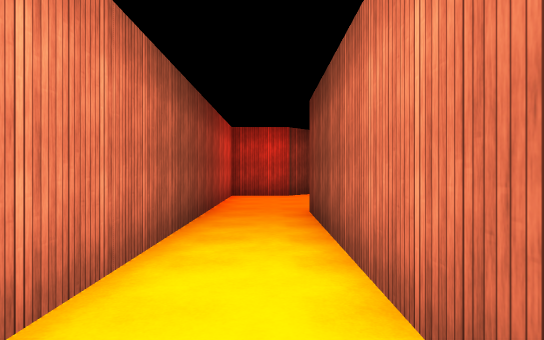
[1] (above)

16 first-person views from a walk through a 3-D level made in the Unity game engine. The camera is 1.5 m above the floor, looks level and sees 75° across. The floor is counted in squares, 2 m on a side. Each view is taken from the middle of a square. On the plan, view 1 faces up. The plan holds only what a view shows up to about 11 squares ahead; the rest is blank. The place goes on beyond the plan. Surface patterns are stand-ins for the level's own textures.

[2]
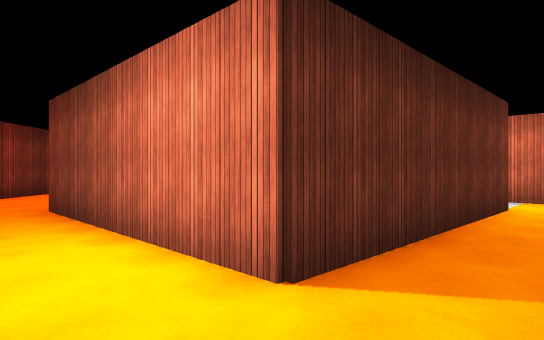

[3]
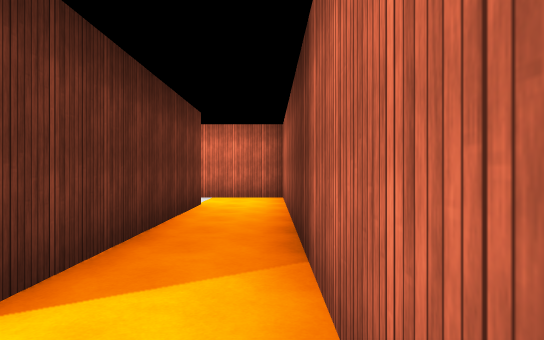

[4]
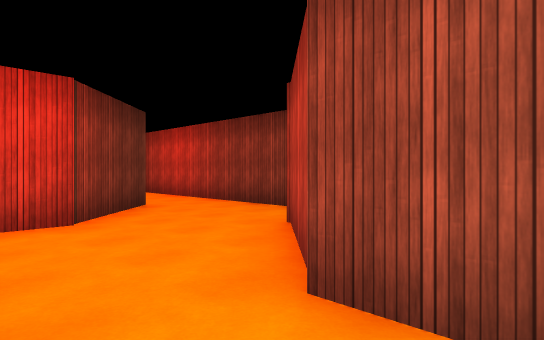

[5]
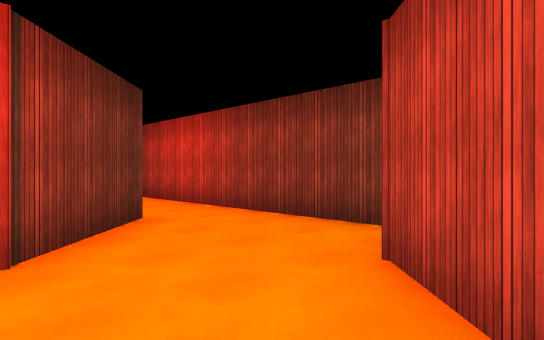

[6]
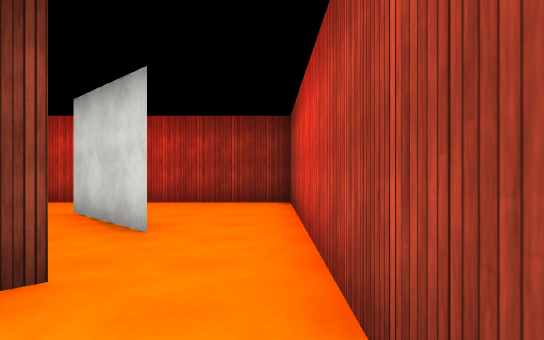

[7]
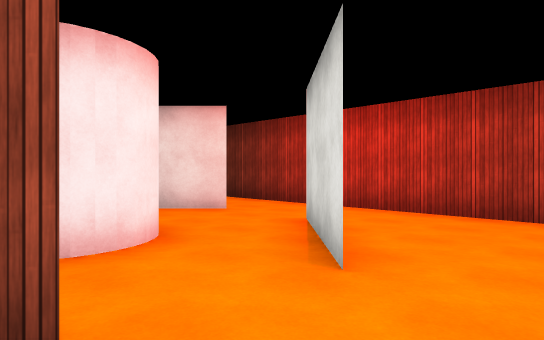

[8]
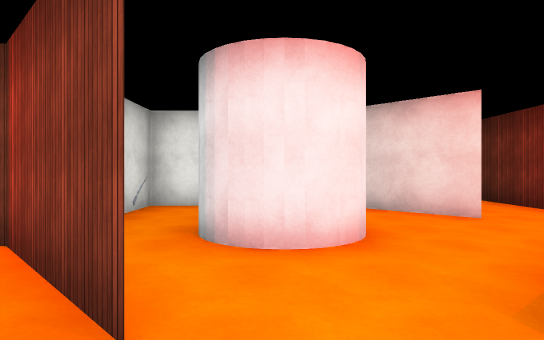

[9]
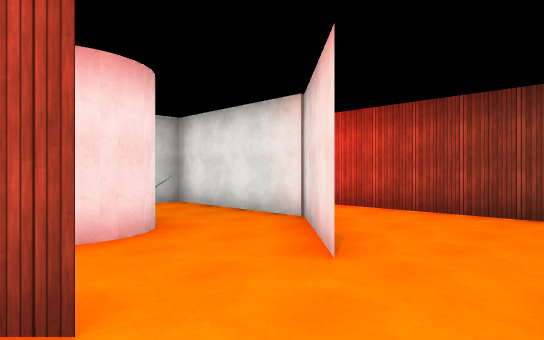

[10]
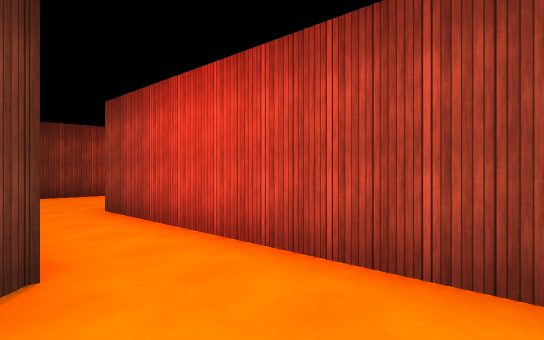

[11]
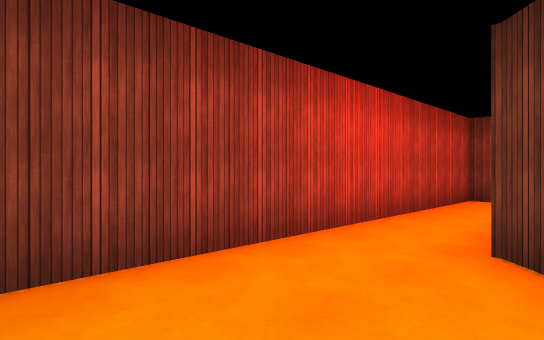

[12]
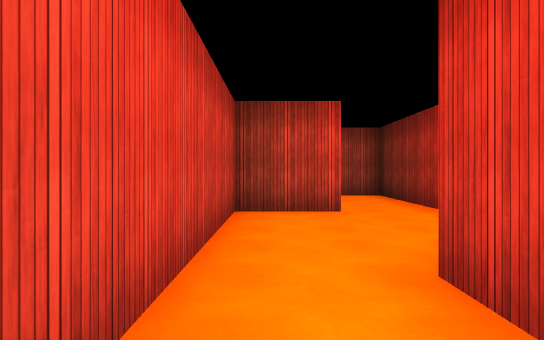

[13]
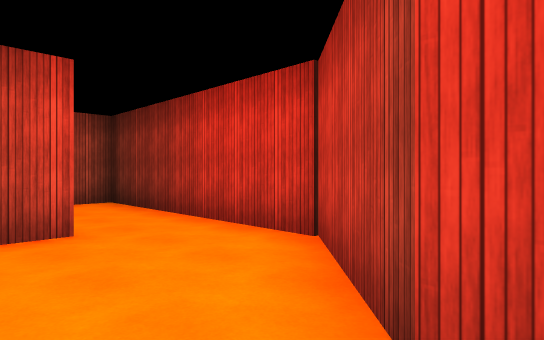

[14]
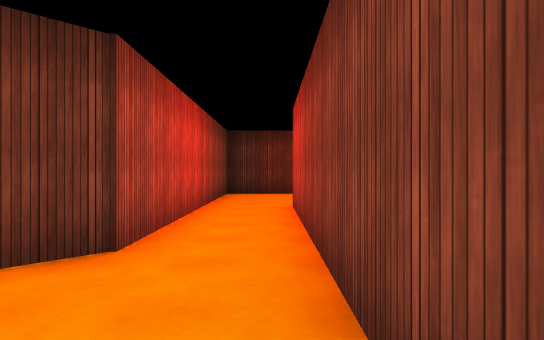

[15]
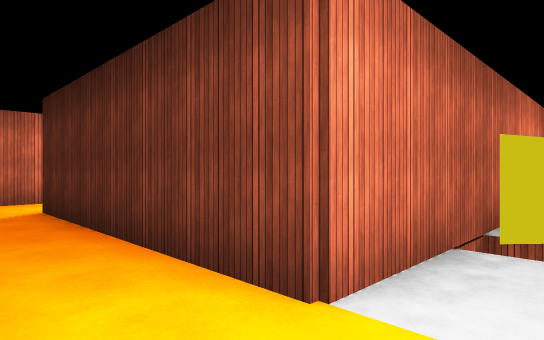

[16]
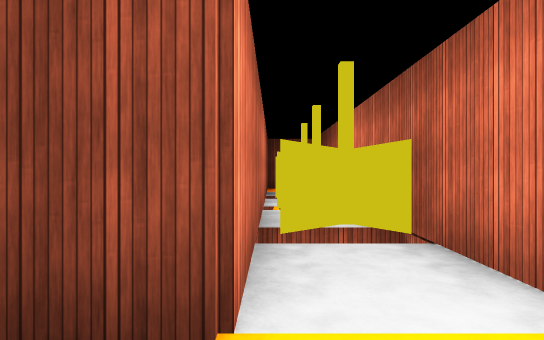

### Floor plan
Points are (right, up) in squares from view 1. A wall is a line through its corners. A room is listed if a view was taken in it or the views show most of it. See-through windows are left out.
Room 1 (views 1, 2, 3, 4, 5, 6, 7, 8, 9, 10, 15, 16)
walls: (0.6, 10.2) (-1.2, 10.2) (-1.2, 0.1); (4.4, 9.2) (4.4, 17.9); (1.1, 6.7) (2.8, 8.4); (2.5, 12.4) (0.5, 10.4); (6.8, 8.1) (6.8, 6.9); (2.5, 14.2) (0.5, 16.3); (6.8, 5.4) (6.8, 0.5) (0.7, 0.5) (0.7, 6.4); (-1.5, 16.3) (-2.4, 15.4); (4.5, 18.2) (-4.8, 18.2); (-0.6, -1.3) (8.7, -1.3) (8.7, 3.2); (-5.4, 17.9) (-5.4, 14.5)
ways out: opening at (-5, 14) to room 2; opening at (1, 13) to room 3
objects: axe (8, 3); axe (8, 6); axe (8, 8) to (8, 9)
Room 2 (views 11, 12, 13, 14)
walls: (-8.5, 8.2) (-9.4, 8.2) (-11.4, 10.2) (-13.4, 10.2); (-3.6, 7.5) (-3.6, 14.1); (-13.4, 8.2) (-13.4, 6.3) (-4.2, 6.3); (-5.4, 14.5) (-5.4, 10.3) (-7.6, 8.2)
ways out: opening at (-5, 14) to room 1; opening at (-14, 9.5)
Room 3 (no view inside)
walls: (-2.4, 15.4) (-3.4, 14.3) (-3.4, 10.5) (-2.1, 10.5)
ways out: opening at (1, 13) to room 1

Where each view was taken, in squares from view 1:
view 1: 0 up, 0 right, facing up
view 2: 1 down, 1 left, facing up-right
view 3: 1 down, 1 left, facing right
view 4: 5 up, 1 left, facing up-right
view 5: 7 up, 0 right, facing up-right
view 6: 10 up, 4 right, facing up
view 7: 12 up, 4 right, facing up-left
view 8: 13 up, 4 right, facing left
view 9: 18 up, 1 right, facing down-left
view 10: 17 up, 3 left, facing down-left
view 11: 9 up, 4 left, facing down-left
view 12: 7 up, 7 left, facing left
view 13: 7 up, 9 left, facing up-left
view 14: 7 up, 4 left, facing up
view 15: 1 down, 8 right, facing up-left
view 16: 1 down, 7 right, facing up
